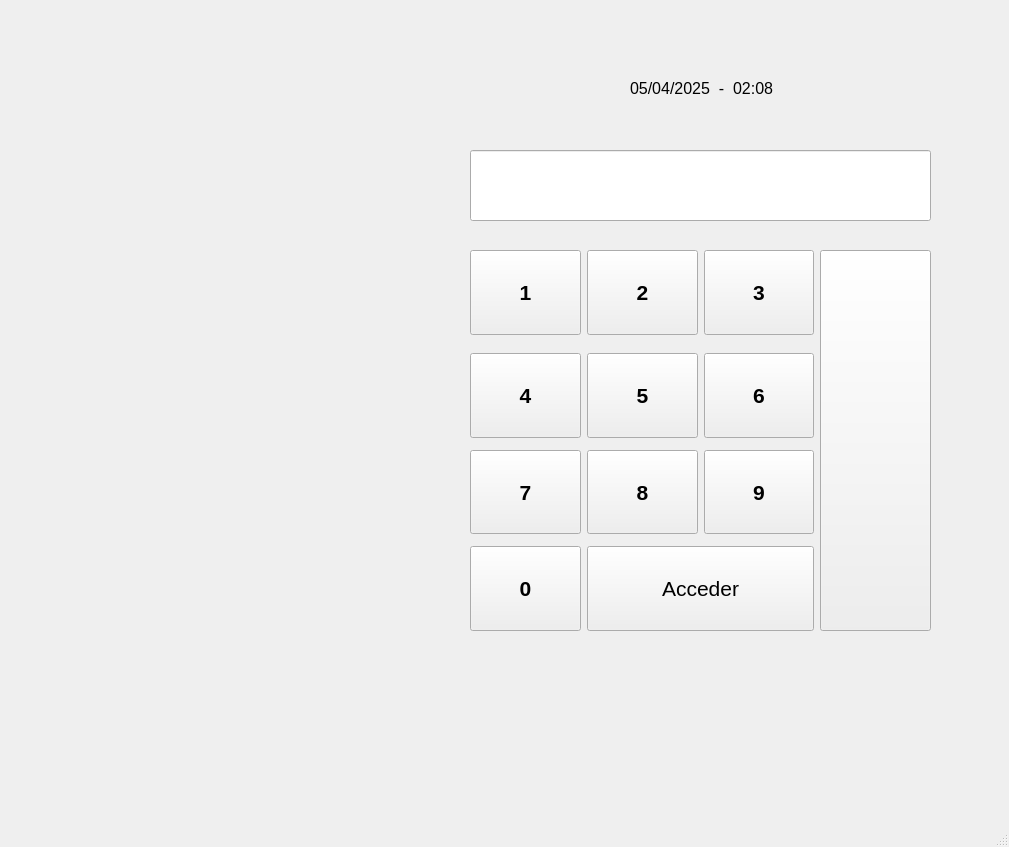
<?xml version="1.0" encoding="UTF-8"?>
<ui version="4.0">
 <class>MainWindow</class>
 <widget class="QMainWindow" name="MainWindow">
  <property name="geometry">
   <rect>
    <x>0</x>
    <y>0</y>
    <width>1009</width>
    <height>847</height>
   </rect>
  </property>
  <property name="minimumSize">
   <size>
    <width>40</width>
    <height>40</height>
   </size>
  </property>
  <property name="windowTitle">
   <string>MainWindow</string>
  </property>
  <widget class="QWidget" name="centralwidget">
   <widget class="QLineEdit" name="lineEdit">
    <property name="geometry">
     <rect>
      <x>470</x>
      <y>150</y>
      <width>461</width>
      <height>71</height>
     </rect>
    </property>
    <property name="font">
     <font>
      <pointsize>14</pointsize>
     </font>
    </property>
    <property name="autoFillBackground">
     <bool>false</bool>
    </property>
    <property name="alignment">
     <set>Qt::AlignCenter</set>
    </property>
   </widget>
   <widget class="QWidget" name="gridLayoutWidget">
    <property name="geometry">
     <rect>
      <x>470</x>
      <y>250</y>
      <width>461</width>
      <height>381</height>
     </rect>
    </property>
    <layout class="QGridLayout" name="gridLayout_2">
     <item row="2" column="0">
      <widget class="QPushButton" name="pushButton_24">
       <property name="sizePolicy">
        <sizepolicy hsizetype="Expanding" vsizetype="Expanding">
         <horstretch>0</horstretch>
         <verstretch>0</verstretch>
        </sizepolicy>
       </property>
       <property name="font">
        <font>
         <pointsize>16</pointsize>
         <weight>75</weight>
         <bold>true</bold>
        </font>
       </property>
       <property name="text">
        <string>1</string>
       </property>
      </widget>
     </item>
     <item row="7" column="2">
      <widget class="QPushButton" name="pushButton_25">
       <property name="sizePolicy">
        <sizepolicy hsizetype="Expanding" vsizetype="Expanding">
         <horstretch>0</horstretch>
         <verstretch>0</verstretch>
        </sizepolicy>
       </property>
       <property name="font">
        <font>
         <pointsize>16</pointsize>
         <weight>75</weight>
         <bold>true</bold>
        </font>
       </property>
       <property name="text">
        <string>9</string>
       </property>
      </widget>
     </item>
     <item row="7" column="0">
      <widget class="QPushButton" name="pushButton_19">
       <property name="sizePolicy">
        <sizepolicy hsizetype="Expanding" vsizetype="Expanding">
         <horstretch>0</horstretch>
         <verstretch>0</verstretch>
        </sizepolicy>
       </property>
       <property name="font">
        <font>
         <pointsize>16</pointsize>
         <weight>75</weight>
         <bold>true</bold>
        </font>
       </property>
       <property name="text">
        <string>7</string>
       </property>
      </widget>
     </item>
     <item row="7" column="1">
      <widget class="QPushButton" name="pushButton_18">
       <property name="sizePolicy">
        <sizepolicy hsizetype="Expanding" vsizetype="MinimumExpanding">
         <horstretch>0</horstretch>
         <verstretch>0</verstretch>
        </sizepolicy>
       </property>
       <property name="font">
        <font>
         <pointsize>16</pointsize>
         <weight>75</weight>
         <bold>true</bold>
        </font>
       </property>
       <property name="text">
        <string>8</string>
       </property>
      </widget>
     </item>
     <item row="2" column="1">
      <widget class="QPushButton" name="pushButton_23">
       <property name="sizePolicy">
        <sizepolicy hsizetype="Expanding" vsizetype="Expanding">
         <horstretch>0</horstretch>
         <verstretch>0</verstretch>
        </sizepolicy>
       </property>
       <property name="font">
        <font>
         <pointsize>16</pointsize>
         <weight>75</weight>
         <bold>true</bold>
        </font>
       </property>
       <property name="text">
        <string>2</string>
       </property>
      </widget>
     </item>
     <item row="5" column="2">
      <widget class="QPushButton" name="pushButton_22">
       <property name="sizePolicy">
        <sizepolicy hsizetype="Expanding" vsizetype="Expanding">
         <horstretch>0</horstretch>
         <verstretch>0</verstretch>
        </sizepolicy>
       </property>
       <property name="font">
        <font>
         <pointsize>16</pointsize>
         <weight>75</weight>
         <bold>true</bold>
        </font>
       </property>
       <property name="text">
        <string>6</string>
       </property>
      </widget>
     </item>
     <item row="5" column="0">
      <widget class="QPushButton" name="pushButton_17">
       <property name="sizePolicy">
        <sizepolicy hsizetype="Expanding" vsizetype="Expanding">
         <horstretch>0</horstretch>
         <verstretch>0</verstretch>
        </sizepolicy>
       </property>
       <property name="font">
        <font>
         <pointsize>16</pointsize>
         <weight>75</weight>
         <bold>true</bold>
        </font>
       </property>
       <property name="text">
        <string>4</string>
       </property>
      </widget>
     </item>
     <item row="5" column="1">
      <widget class="QPushButton" name="pushButton_21">
       <property name="sizePolicy">
        <sizepolicy hsizetype="Expanding" vsizetype="Expanding">
         <horstretch>0</horstretch>
         <verstretch>0</verstretch>
        </sizepolicy>
       </property>
       <property name="font">
        <font>
         <pointsize>16</pointsize>
         <weight>75</weight>
         <bold>true</bold>
        </font>
       </property>
       <property name="text">
        <string>5</string>
       </property>
      </widget>
     </item>
     <item row="2" column="2">
      <widget class="QPushButton" name="pushButton_20">
       <property name="sizePolicy">
        <sizepolicy hsizetype="Expanding" vsizetype="Expanding">
         <horstretch>0</horstretch>
         <verstretch>0</verstretch>
        </sizepolicy>
       </property>
       <property name="font">
        <font>
         <pointsize>16</pointsize>
         <weight>75</weight>
         <bold>true</bold>
        </font>
       </property>
       <property name="text">
        <string>3</string>
       </property>
      </widget>
     </item>
     <item row="9" column="0">
      <widget class="QPushButton" name="pushButton_26">
       <property name="sizePolicy">
        <sizepolicy hsizetype="Expanding" vsizetype="MinimumExpanding">
         <horstretch>0</horstretch>
         <verstretch>0</verstretch>
        </sizepolicy>
       </property>
       <property name="font">
        <font>
         <pointsize>16</pointsize>
         <weight>75</weight>
         <bold>true</bold>
        </font>
       </property>
       <property name="text">
        <string>0</string>
       </property>
      </widget>
     </item>
     <item row="9" column="1" colspan="2">
      <widget class="QPushButton" name="pushButton_32">
       <property name="sizePolicy">
        <sizepolicy hsizetype="Expanding" vsizetype="MinimumExpanding">
         <horstretch>0</horstretch>
         <verstretch>0</verstretch>
        </sizepolicy>
       </property>
       <property name="font">
        <font>
         <pointsize>16</pointsize>
         <weight>50</weight>
         <bold>false</bold>
        </font>
       </property>
       <property name="text">
        <string>Acceder</string>
       </property>
      </widget>
     </item>
     <item row="2" column="3" rowspan="8">
      <widget class="QPushButton" name="pushButton_27">
       <property name="sizePolicy">
        <sizepolicy hsizetype="Expanding" vsizetype="Ignored">
         <horstretch>0</horstretch>
         <verstretch>0</verstretch>
        </sizepolicy>
       </property>
       <property name="font">
        <font>
         <pointsize>16</pointsize>
        </font>
       </property>
       <property name="text">
        <string/>
       </property>
       <property name="icon">
        <iconset>
         <normaloff>elimina.png</normaloff>elimina.png</iconset>
       </property>
       <property name="iconSize">
        <size>
         <width>100</width>
         <height>40</height>
        </size>
       </property>
      </widget>
     </item>
    </layout>
   </widget>
   <widget class="QLabel" name="label">
    <property name="geometry">
     <rect>
      <x>630</x>
      <y>80</y>
      <width>171</width>
      <height>16</height>
     </rect>
    </property>
    <property name="font">
     <font>
      <pointsize>12</pointsize>
      <weight>50</weight>
      <bold>false</bold>
     </font>
    </property>
    <property name="text">
     <string>05/04/2025  -  02:08</string>
    </property>
   </widget>
  </widget>
  <widget class="QMenuBar" name="menubar">
   <property name="geometry">
    <rect>
     <x>0</x>
     <y>0</y>
     <width>1009</width>
     <height>21</height>
    </rect>
   </property>
  </widget>
  <widget class="QStatusBar" name="statusbar"/>
 </widget>
 <resources/>
 <connections/>
</ui>
